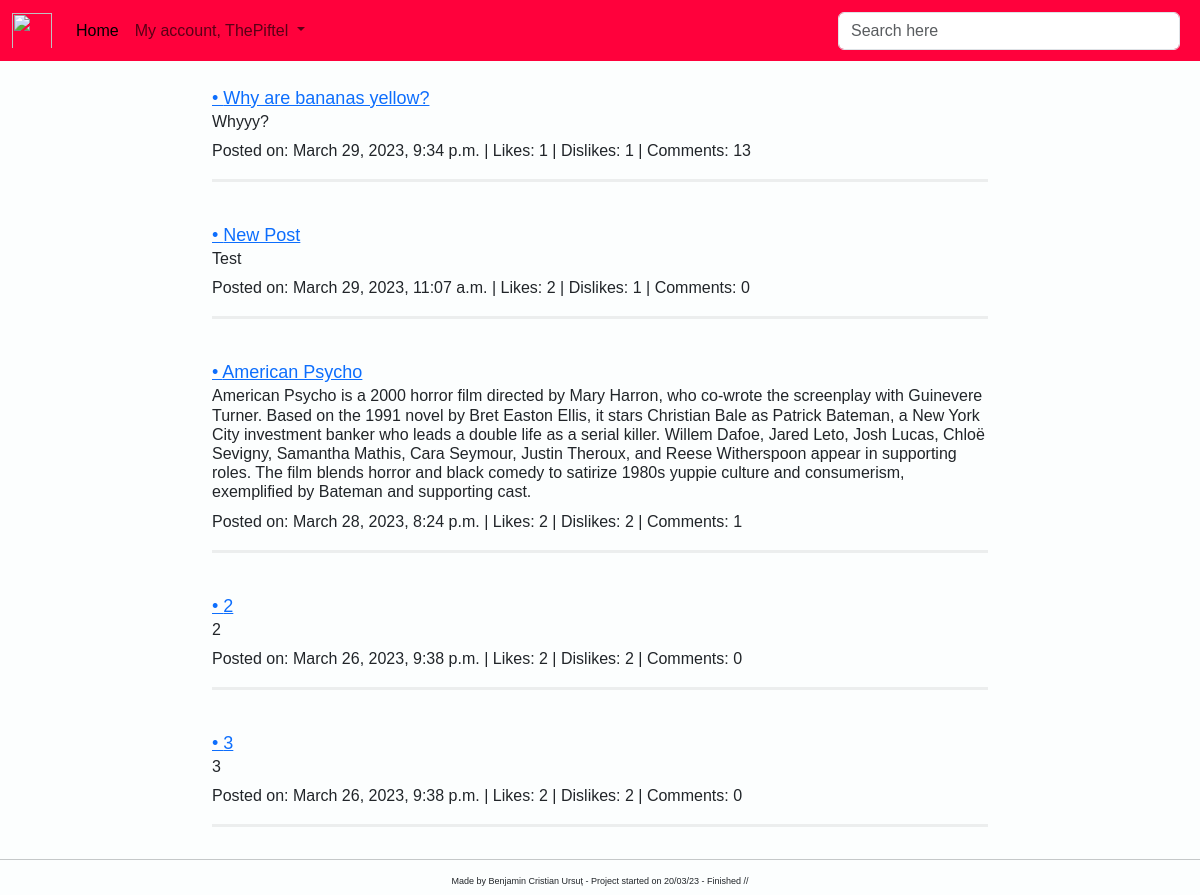
The page /all_posts/ (signed in) on the database as committed earlier.
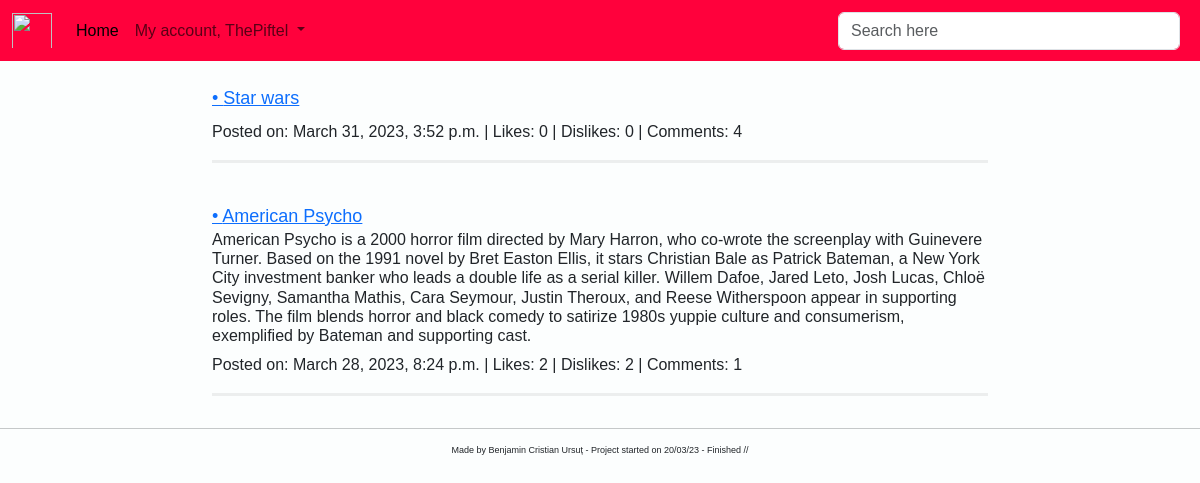
The same page on the database as committed later.
### post/models.py (models this page shows)
class Post(models.Model):
    image = models.ImageField(null=True, blank=True)
    title = models.CharField(max_length=200, null=True)
    description = RichTextField(blank=True, null=True)
    small_description = models.TextField(null=True, blank=True)
    date = models.DateField(auto_now_add=True, null=True)
    likes = models.ManyToManyField(User, related_name='blog_posts', blank=True)
    dislikes = models.ManyToManyField(User, related_name='blog', blank=True)
    created_on = models.DateTimeField(auto_now_add=True, null=True)
    class Meta:
        ordering = ['-created_on']
    def total_like(self):
        return self.likes.count()
    def total_dislike(self):
        return self.dislikes.count()
    def total_comments(self):
        return self.comments.count()

### post/views.py (the view)
# urls.py: path('all_posts/', views.PostListView.as_view(), name='view-blog'),
class PostListView(LoginRequiredMixin, ListView):
    template_name = 'post/list_of_post.html'
    model = Post
    context_object_name = 'all_posts'

### templates/post/list_of_post.html (shortened to what this page needs)
{% extends 'base.html' %}
{% block content %}
    <div class="container-fluid">
        <div class="row">
            <div class="col-md-8 offset-md-2">
                {% for post in all_posts %}
                    <br>
                    <a href="{% url 'detail-blog' post.id %}" style="font-size: large">• {{ post.title }}</a>
                    {% if post.description %}
                        <h6>{{ post.small_description }}</h6>
                    {% endif %}
                    Posted on: {{ post.created_on }} |
                    Likes: {{ post.total_like }} |
                    Dislikes: {{ post.total_dislike }} |
                    Comments: {{ post.total_comments }}
                    <hr class="solid" style="border-top: 3px solid #bbb;">
                {% endfor %}
            </div>
        </div>
    </div>
{% endblock %}

Rows that differ between the two databases and show on the page:
removed Post: title "Why are bananas yellow?", small_description "Whyyy?", created_on "March 29, 2023, 9:34 p.m.", total_like "1", total_dislike "1", total_comments "13"
removed Post: title "New Post", small_description "Test", created_on "March 29, 2023, 11:07 a.m.", total_like "2", total_dislike "1", total_comments "0"
removed Post: title "2", small_description "2", created_on "March 26, 2023, 9:38 p.m.", total_like "2", total_dislike "2", total_comments "0"
removed Post: title "3", small_description "3", created_on "March 26, 2023, 9:38 p.m.", total_like "2", total_dislike "2", total_comments "0"
added Post: title "Star wars", created_on "March 31, 2023, 3:52 p.m.", total_like "0", total_dislike "0", total_comments "4"
